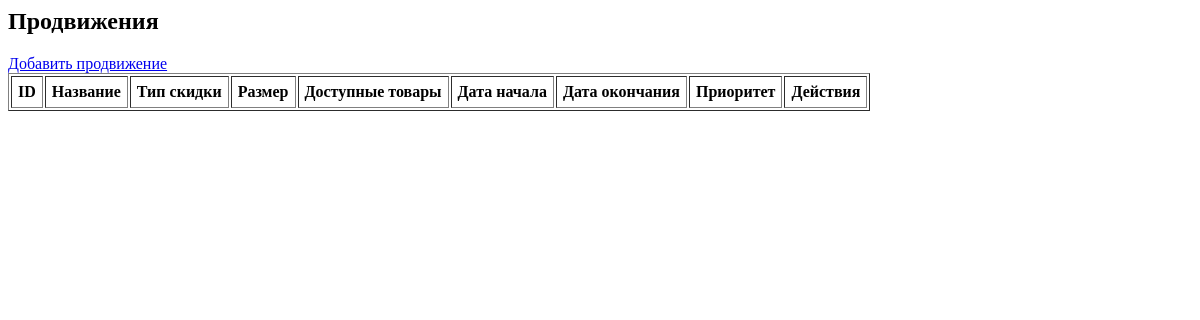
Before: /promotions/ with the older database file.
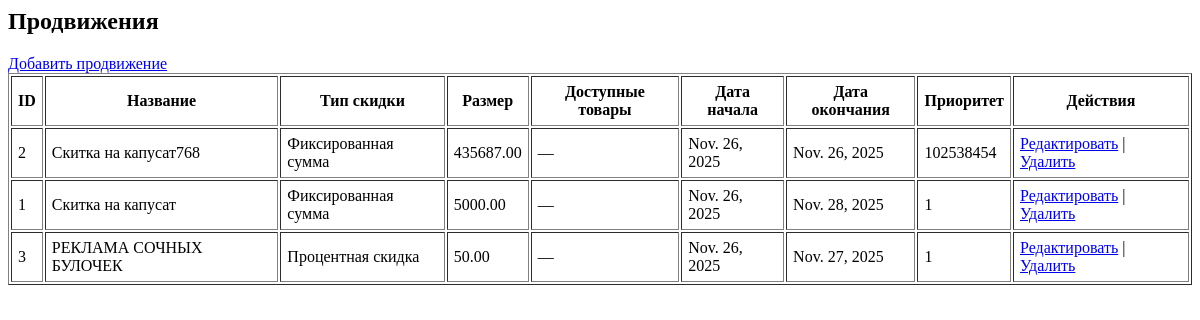
After: the same page with the newer database file.
### main/models.py (models this page shows, shortened)
class Promotion(models.Model):
    DISCOUNT_TYPE_CHOICES = [
        ('percent', 'Процентная скидка'),
        ('fixed', 'Фиксированная сумма'),
    ]
    promotion_name = models.CharField(max_length=255, verbose_name="Название продвижения")
    discount_type = models.CharField(
        max_length=20,
        choices=DISCOUNT_TYPE_CHOICES,
        verbose_name="Тип скидки"
    )
    discount_value = models.DecimalField(
        max_digits=10,
        decimal_places=2,
        verbose_name="Размер скидки",
        help_text="Процент или фиксированная сумма"
    )
    applicable_products = models.ManyToManyField(
        Product,
        related_name="promotions",
        blank=True,
        verbose_name="Применимые продукты"
    )
    start_date = models.DateField(verbose_name="Дата начала")
    end_date = models.DateField(verbose_name="Дата окончания")
    minimum_order_value = models.DecimalField(
        max_digits=10,
        decimal_places=2,
        null=True,
        blank=True,
        verbose_name="Минимальная сумма заказа"
    )
    priority = models.IntegerField(
        default=0,
        verbose_name="Приоритет",
        help_text="Большее число означает более высокий приоритет"
    )
    class Meta:
        verbose_name = "Продвижение"
        verbose_name_plural = "Продвижения"
        ordering = ['-priority', 'start_date']

### main/views.py (the view)
# urls.py: path('promotions/', views.promotion_list, name='promotion_list'),
def promotion_list(request):
    promotions = Promotion.objects.all().order_by('-priority', 'start_date')
    return render(request, 'promotions/list.html', {'promotions': promotions})

### main/templates/promotions/list.html
<h2>Продвижения</h2>
<a href="{% url 'promotion_add' %}">Добавить продвижение</a>
<table border="1" cellpadding="6">
    <tr>
        <th>ID</th>
        <th>Название</th>
        <th>Тип скидки</th>
        <th>Размер</th>
        <th>Доступные товары</th>
        <th>Дата начала</th>
        <th>Дата окончания</th>
        <th>Приоритет</th>
        <th>Действия</th>
    </tr>
    {% for p in promotions %}
    <tr>
        <td>{{ p.id }}</td>
        <td>{{ p.promotion_name }}</td>
        <td>{{ p.get_discount_type_display }}</td>
        <td>{{ p.discount_value }}</td>
        <td>
            {% for prod in p.applicable_products.all %}
                {{ prod.name }}<br>
            {% empty %} — {% endfor %}
        </td>
        <td>{{ p.start_date }}</td>
        <td>{{ p.end_date }}</td>
        <td>{{ p.priority }}</td>
        <td>
            <a href="{% url 'promotion_edit' p.id %}">Редактировать</a> |
            <a href="{% url 'promotion_delete' p.id %}">Удалить</a>
        </td>
    </tr>
    {% endfor %}
</table>

Changed rows visible on the page:
added Promotion: id "2", promotion_name "Скитка на капусат768", discount_type "Фиксированная сумма", discount_value "435687.00", start_date "Nov. 26, 2025", end_date "Nov. 26, 2025", priority "102538454"
added Promotion: id "1", promotion_name "Скитка на капусат", discount_type "Фиксированная сумма", discount_value "5000.00", start_date "Nov. 26, 2025", end_date "Nov. 28, 2025", priority "1"
added Promotion: id "3", promotion_name "РЕКЛАМА СОЧНЫХ БУЛОЧЕК", discount_type "Процентная скидка", discount_value "50.00", start_date "Nov. 26, 2025", end_date "Nov. 27, 2025", priority "1"
